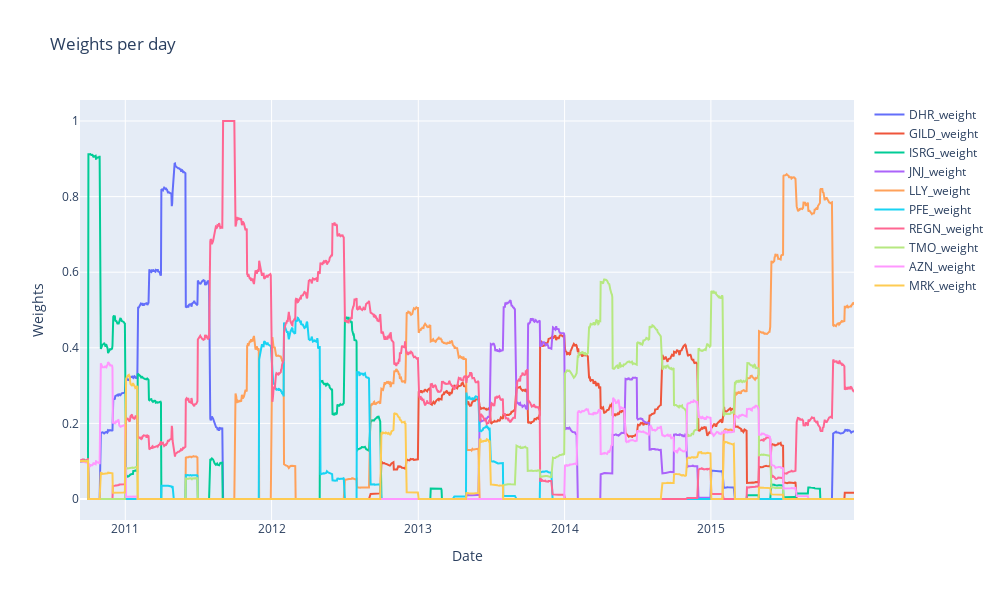

This figure's notebook cell:
### Code cell
fig = go.Figure()

# Loop through each stock and add a trace for its shares
for stock in stocks:
    fig.add_trace(go.Scatter(x=stock_data.index, y=stock_data[stock + '_weight'], mode='lines', name=stock + '_weight'))

fig.update_layout(title='Weights per day',
                  xaxis_title='Date',
                  yaxis_title='Weights',
                  width=1000,
                  height=600)

fig.show()

### Figure 1 — Plotly figure (JSON) as saved in the notebook; plotly's stock layout.template omitted (floating-point values rounded to 4 significant figures; data arrays with more than 128 entries replaced by an {"elided": "..."} marker saying what was removed)
{"data": [{"mode": "lines", "name": "DHR_weight", "type": "scatter", "x": {"elided": "1333 str values"}, "y": {"elided": "1333 float values"}}, {"mode": "lines", "name": "GILD_weight", "type": "scatter", "x": {"elided": "1333 str values"}, "y": {"elided": "1333 float values"}}, {"mode": "lines", "name": "ISRG_weight", "type": "scatter", "x": {"elided": "1333 str values"}, "y": {"elided": "1333 float values"}}, {"mode": "lines", "name": "JNJ_weight", "type": "scatter", "x": {"elided": "1333 str values"}, "y": {"elided": "1333 float values"}}, {"mode": "lines", "name": "LLY_weight", "type": "scatter", "x": {"elided": "1333 str values"}, "y": {"elided": "1333 float values"}}, {"mode": "lines", "name": "PFE_weight", "type": "scatter", "x": {"elided": "1333 str values"}, "y": {"elided": "1333 float values"}}, {"mode": "lines", "name": "REGN_weight", "type": "scatter", "x": {"elided": "1333 str values"}, "y": {"elided": "1333 float values"}}, {"mode": "lines", "name": "TMO_weight", "type": "scatter", "x": {"elided": "1333 str values"}, "y": {"elided": "1333 float values"}}, {"mode": "lines", "name": "AZN_weight", "type": "scatter", "x": {"elided": "1333 str values"}, "y": {"elided": "1333 float values"}}, {"mode": "lines", "name": "MRK_weight", "type": "scatter", "x": {"elided": "1333 str values"}, "y": {"elided": "1333 float values"}}], "layout": {"height": 600, "title": {"text": "Weights per day"}, "width": 1000, "xaxis": {"title": {"text": "Date"}}, "yaxis": {"title": {"text": "Weights"}}}}
